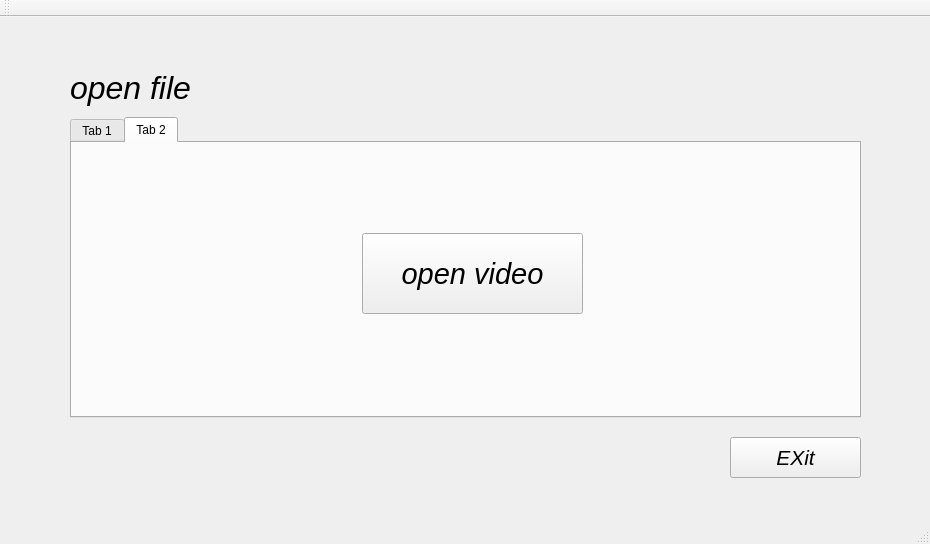
<?xml version="1.0" encoding="UTF-8"?>
<ui version="4.0">
 <class>MainWindow</class>
 <widget class="QMainWindow" name="MainWindow">
  <property name="geometry">
   <rect>
    <x>0</x>
    <y>0</y>
    <width>930</width>
    <height>544</height>
   </rect>
  </property>
  <property name="windowTitle">
   <string>MainWindow</string>
  </property>
  <widget class="QWidget" name="centralWidget">
   <widget class="QPushButton" name="pushButton">
    <property name="geometry">
     <rect>
      <x>730</x>
      <y>420</y>
      <width>131</width>
      <height>41</height>
     </rect>
    </property>
    <property name="font">
     <font>
      <pointsize>16</pointsize>
      <italic>true</italic>
     </font>
    </property>
    <property name="text">
     <string>EXit</string>
    </property>
   </widget>
   <widget class="QTabWidget" name="tabWidget">
    <property name="geometry">
     <rect>
      <x>70</x>
      <y>100</y>
      <width>791</width>
      <height>301</height>
     </rect>
    </property>
    <property name="currentIndex">
     <number>1</number>
    </property>
    <widget class="QWidget" name="tab">
     <attribute name="title">
      <string>Tab 1</string>
     </attribute>
     <widget class="QPushButton" name="pushButton_2">
      <property name="geometry">
       <rect>
        <x>290</x>
        <y>90</y>
        <width>221</width>
        <height>81</height>
       </rect>
      </property>
      <property name="font">
       <font>
        <pointsize>22</pointsize>
        <italic>true</italic>
       </font>
      </property>
      <property name="text">
       <string>open picture</string>
      </property>
     </widget>
    </widget>
    <widget class="QWidget" name="tab_2">
     <attribute name="title">
      <string>Tab 2</string>
     </attribute>
     <widget class="QPushButton" name="pushButton_3">
      <property name="geometry">
       <rect>
        <x>290</x>
        <y>90</y>
        <width>221</width>
        <height>81</height>
       </rect>
      </property>
      <property name="font">
       <font>
        <pointsize>22</pointsize>
        <italic>true</italic>
       </font>
      </property>
      <property name="text">
       <string>open video</string>
      </property>
     </widget>
    </widget>
   </widget>
   <widget class="QLabel" name="label">
    <property name="geometry">
     <rect>
      <x>70</x>
      <y>50</y>
      <width>201</width>
      <height>41</height>
     </rect>
    </property>
    <property name="font">
     <font>
      <pointsize>24</pointsize>
      <italic>true</italic>
     </font>
    </property>
    <property name="text">
     <string>open file</string>
    </property>
   </widget>
   <zorder>pushButton</zorder>
   <zorder>label</zorder>
   <zorder>tabWidget</zorder>
  </widget>
  <widget class="QToolBar" name="mainToolBar">
   <attribute name="toolBarArea">
    <enum>TopToolBarArea</enum>
   </attribute>
   <attribute name="toolBarBreak">
    <bool>false</bool>
   </attribute>
  </widget>
  <widget class="QStatusBar" name="statusBar"/>
 </widget>
 <layoutdefault spacing="6" margin="11"/>
 <resources/>
 <connections/>
</ui>
